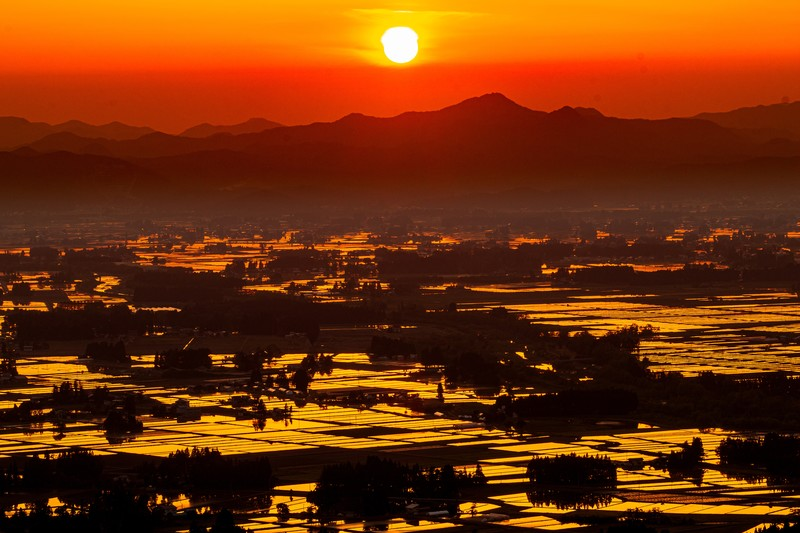
//> input picture data_file/problem_program/problem_9/image/view1.jpg, 800 x 533 px
$ ./main   (built with g++ and OpenCV 4)
//> lines starting //> are read from the running program, lines starting //| are printed output that depends on the picture
//
//  main.cpp
//  alpha
//
//  Created by x17070xx on 2018/05/29.
//  Copyright © 2018年 AIT. All rights reserved.
//

#include <iostream>
#include <opencv2/opencv.hpp>
#define FILE_NAME1 "/Applications/MAMP/htdocs/aitpictures_20/data_file/problem_program/problem_10/image/view1.jpg"
#define FILE_NAME2 "/Applications/MAMP/htdocs/aitpictures_20/data_file/problem_program/problem_10/image/view2.jpg"
#define ALPHA (0.5) //透過度
//ウィンドウ名
#define WINDOW_NAME_INPUT1 "input1"
#define WINDOW_NAME_INPUT2 "input2"
#define WINDOW_NAME_OUTPUT "output"
#define SAVE_FILE_NAME1 "result.jpg"


int main(int argc, const char * argv[]) {

    //画像をグレースケールで入力
    cv::Mat src_img1 = cv::imread(FILE_NAME1, 0);
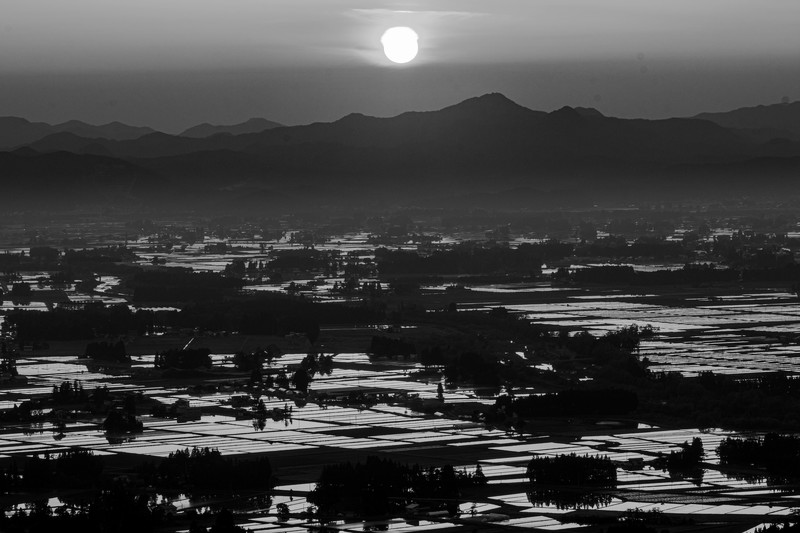
//> src_img1: 533 rows x 800 cols, CV_8UC1; min 0, max 255, mean 64.9
    cv::Mat src_img2 = cv::imread(FILE_NAME2, 0);
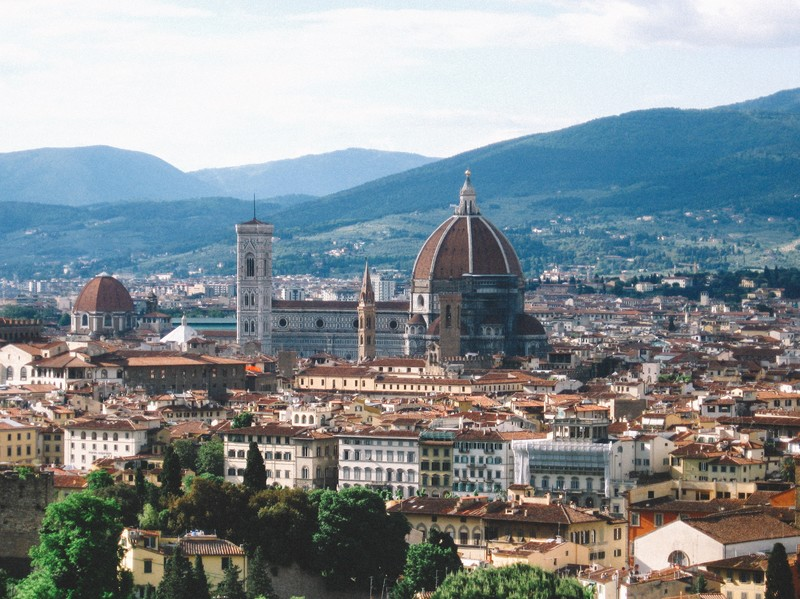
//> input picture data_file/problem_program/problem_9/image/view2.jpg, 800 x 599 px
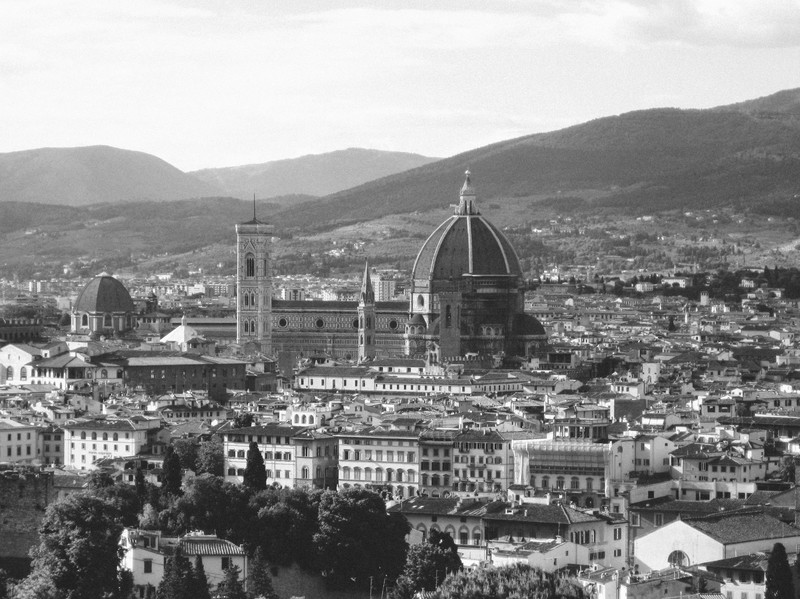
//> src_img2: 599 rows x 800 cols, CV_8UC1; min 15, max 255, mean 143
    if(src_img1.empty() || src_img2.empty() ){ //入力失敗の場合
        fprintf(stderr, "File is not opened.\n");
        return(-1);
    }

    cv::Mat result_img = cv::Mat(src_img1.size(), CV_8UC1);
    int x, y;

    //合成画像の出力
    for(y=0; y<src_img1.rows; y++){
        for(x=0; x<src_img1.cols; x++){

            //画素値の取得(double型)
            double s1 = (double)src_img1.at<unsigned char>(y, x);
            double s2 = (double)src_img2.at<unsigned char>(y, x);
            int s_result = ALPHA * s1 + (1.0 - ALPHA) * s2;
            result_img.at<unsigned char>(y, x) = (unsigned char)s_result;
        }
    }
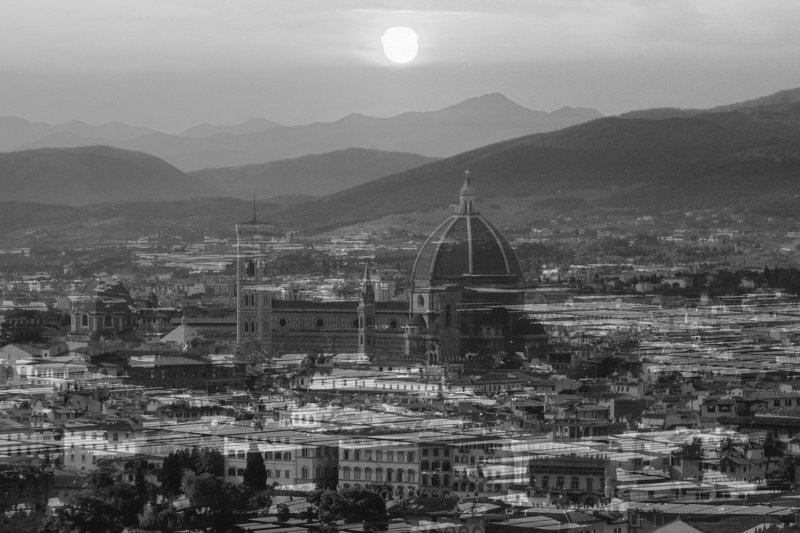
//> result_img: 533 rows x 800 cols, CV_8UC1; min 11, max 252, mean 106.8

    //表示
    cv::imshow(WINDOW_NAME_INPUT1, src_img1); //画像の表示
    cv::imshow(WINDOW_NAME_INPUT2, src_img2); //画像の表示
    cv::imshow(WINDOW_NAME_OUTPUT, result_img); //画像の表示
    cv::imwrite(SAVE_FILE_NAME1, result_img);
    //キー入力待ち
    cv::waitKey();
    return 0;
}
